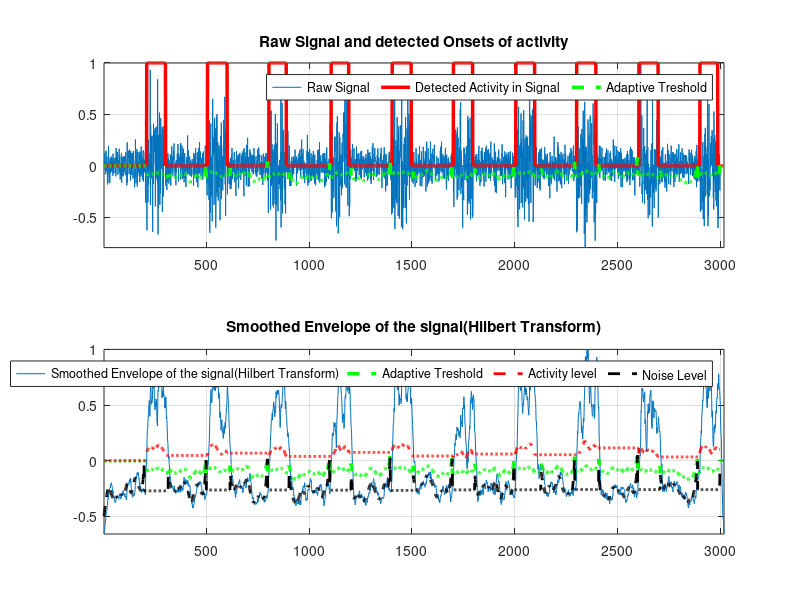

Write the MATLAB code that produced this figure.
function alarm = envelop_hilbert_v2(y,Smooth_window,threshold_style,DURATION,gr)
%% function alarm = envelop_hilbert(y,Smooth_window,threshold_style,DURATION,gr)
%% Inputs ;
% y = Raw input signal to be analyzed
% Smooth_window :this is the window length used for smoothing your signal
% threshold_style : set it 1 to have an adaptive threshold and set it 0
% to manually select the threshold from a plot
% DURATION : Number of the samples that the signal should stay
% gr = make it 1 if you want a plot and 0 when you dont want a plot

%%%%%%%
% Tuning parameters for the best results;
%%%%%%%
% 1. DURATION is correlated to your sampling frequency, you can use a multiple
% of your sampling frequency e.g. round(0.050*SamplingFrequency)
% 2. Smooth_window is correlated to your sampling frequency, you can use a multiple
% of your sampling frequency e.g. round(0.0500*SamplingFrequency), this is
% the window length used for smoothing your signal




%% Outputs ;
% alarm : vector resembeling the active parts of the signal
%% Method
% Calculates the analytical signal with the help of hilbert transfrom,
% takes the envelope and smoothes the signal. Finally , with the help of an
% adaptive threshold detects the activity of the signal where at least a
% minimum number of samples with the length of 
% (DURATION) Samples should stay above the threshold). The threshold is a
% computation of signal noise and activity level which is updated online.

%% Example and Demo
% To run demo mode simply execute the following line without any input;
% Example 1 :
% alarm = envelop_hilbert()
% The script generates one artificial signal and analysis that
% v = repmat([.1*ones(200,1);ones(100,1)],[10 1]); % generate true variance profile
% y = sqrt(v).*randn(size(v));

% Example 2 : For real world signals with a certain Sampling frequency
% called (Fs) (In this example a smoothing window with length 200 msec,)
% alarm = envelop_hilbert(signal,round(0.050*Fs),1,round(0.020*Fs),1)

%% Author : Hooman Sedghamiz 
% hoose792@student.liu.se
%(Hooman.sedghamiz@medel.com)
% Copy right April 2013

% Edited March 2014

%%

% input handling
if nargin < 5
    gr = 1;
    if nargin < 4
        DURATION = 20; % default
        if nargin < 3
           threshold_style = 1; % default 1 , means it is done automatic
           if nargin < 2
             Smooth_window = 20; % default for smoothing length
             if  nargin < 1
               v = repmat([.1*ones(200,1);ones(100,1)],[10 1]); % generate true variance profile
               y = sqrt(v).*randn(size(v));
             end
             
           end
        end
    end
end

%% calculate the analytical signal and get the envelope
test=y(:);
analytic = hilbert(test);
env = abs(analytic);

%% take the moving average of analytical signal
%env=movingav(env,70,0);

% NL=length(env);
% NFFT=2^nextpow2(NL);
% env_fft = fft(env,NFFT);
% win = fft(ones(Smooth_window,1)/Smooth_window,NFFT);
% Y_fft = env_fft.*win;
% env = ifft(Y_fft',NFFT);

env = conv(env,ones(1,Smooth_window)/Smooth_window);%smooth
env = env(:) - mean(env); % get rid of offset
env = env/max(env); %normalize


%% threshold the signal
if threshold_style == 0
hg=figure;plot(env);title('Select a threshold on the graph')
[dummy THR_SIG] =ginput(1);
close(hg);
end
%DURATION = 20;

h=1;
alarm =zeros(1,length(env));
if threshold_style
THR_SIG = 4*mean(env);
end
nois = mean(env)*(1/3); % noise level
threshold = mean(env); % signal level

thres_buf  = [];

nois_buf = [];

THR_buf = zeros(1,length(env));

for i = 1:length(env)-DURATION
  if env(i:i+DURATION) > THR_SIG 
      alarmx(h)=i;
      alarmy(h)=env(i);
      alarm(i) = max(env);
      threshold = 0.2*mean(env(i:i+DURATION)); % update threshold 10% of the maximum peaks found
      h=h+1;
  else
      if mean(env(i:i+DURATION)) < THR_SIG
      nois = mean(env(i:i+DURATION)); %update noise
      else
          if ~isempty(nois_buf)
              nois = mean(nois_buf);
          end
      end
  end 
  
  thres_buf = [thres_buf threshold];
  nois_buf = [nois_buf nois];
  
  if h > 1
  THR_SIG = nois + 0.50*(abs(threshold - nois)); %update threshold
  end
  THR_buf(i) = THR_SIG;
end 

if gr
figure,ax(1)=subplot(211);plot(test/max(test)),hold on,plot(alarm/(max(alarm)),'r','LineWidth',2.5),
hold on,plot(THR_buf,'--g','LineWidth',2.5);
title('Raw Signal and detected Onsets of activity');
legend('Raw Signal','Detected Activity in Signal','Adaptive Treshold',...
    'orientation','horizontal');
grid on;axis tight;
ax(2)=subplot(212);plot(env);
hold on,plot(THR_buf,'--g','LineWidth',2.5),
hold on,plot(thres_buf,'--r','LineWidth',2),
hold on,plot(nois_buf,'--k','LineWidth',2),
title('Smoothed Envelope of the signal(Hilbert Transform)');
legend('Smoothed Envelope of the signal(Hilbert Transform)','Adaptive Treshold',...
    'Activity level','Noise Level','orientation','horizontal');
linkaxes(ax,'x');
zoom on;
axis tight;
grid on;
end